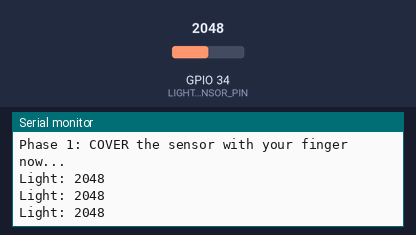
Recording of a sketch running on a simulated ESP32. On the bench: the last lines printed to the serial monitor. The inputs (shaded band) are chosen by the test bench; at power-on: GPIO 34 (LIGHT_SENSOR_PIN) = 2048 (analog values on the 0–4095 scale).

Above: at 1.7 s.
1.8 s: GPIO 34 (LIGHT_SENSOR_PIN) set to 1050
At 2.4 s:
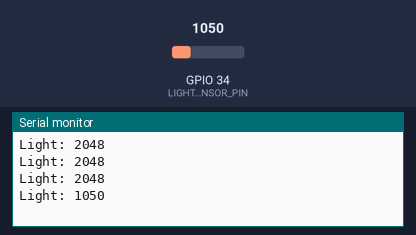
3.3 s: GPIO 34 (LIGHT_SENSOR_PIN) set to 962
At 3.9 s:
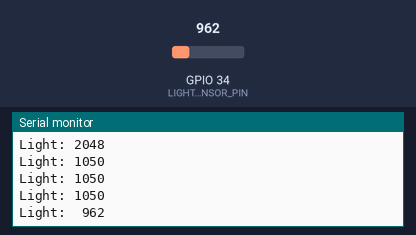
5.5 s: GPIO 34 (LIGHT_SENSOR_PIN) set to 109
At 6.9 s:
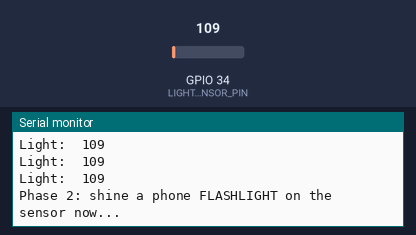
8.0 s: GPIO 34 (LIGHT_SENSOR_PIN) set to 93
At 13.7 s:
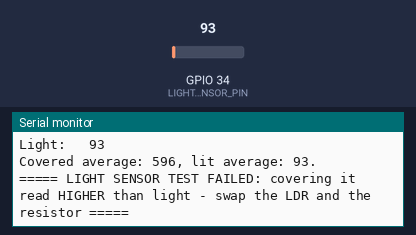

Measured:
- the behaviour switches between 1000 and 999 on GPIO 34 (LIGHT_SENSOR_PIN) (found by bisection; images 1 and 2)
- the behaviour switches between 100 and 99 on GPIO 34 (LIGHT_SENSOR_PIN) (found by bisection; images 3 and 4)
- after the input at 1.8 s, the serial monitor: prints a new line after 0.21 s (image 1)
- after the input at 3.3 s, the serial monitor: prints a new line after 0.21 s (image 2)
- after the input at 5.5 s, the serial monitor: prints a new line at once (image 3)
- after the input at 8.0 s, the serial monitor: prints a new line at once (image 4)

The sketch:

09_light_sensor.ino
```cpp
// Unit test 09 - light sensor (LDR) on an ADC1 pin
//
// STATUS: the LDR is NOT wired on the submitted board (per the instructor's
// guidance the firmware simulates the light value from the control center
// instead). This test is ready for when it is wired; without a sensor GPIO 34
// floats and the test will most likely print FAILED.
//
// Wiring: LDR and a 10 kOhm resistor in series between 3.3V and GND, their
// middle point to GPIO 34 (any ADC1 pin, 32-39 - ADC2 doesn't work while
// Wi-Fi is on).
//
// How it runs, guided by Serial: first kPhaseMs with the sensor COVERED, then
// kPhaseMs with a phone flashlight shining on it. Each phase's reading is the
// average of its last kAveragedWindowMs.
//
// PASS: "===== LIGHT SENSOR TEST PASSED =====" when the lit reading is at least
// kMinRangeToPass above the covered one. FAILED says whether the range was too
// small, or covering it read HIGHER (swap the LDR and the resistor).

#define LIGHT_SENSOR_PIN 34  // the pin to set in ESP32/parameters.h too

namespace {
constexpr uint32_t kSerialBaudRate = 115200;
constexpr int kSamplesPerReading = 8;   // averaged, as light_sensor_utils.cpp
constexpr uint32_t kReportIntervalMs = 500;
constexpr uint32_t kPhaseMs = 6000;            // time given to cover, then to light, the sensor
constexpr uint32_t kAveragedWindowMs = 3000;   // the end of each phase, once the hand/light has settled
constexpr int kMinRangeToPass = 1500;   // flashlight minus covered, out of 4095

enum class Phase { kCover, kLight, kDone };

Phase phase = Phase::kCover;
uint32_t phase_started_ms = 0;
long window_sum = 0;       // readings summed over the current phase's averaging window
int window_count = 0;
int covered_average = 0;

/** One averaged ADC reading, 0-4095. */
int readLight() {
  long sum = 0;
  for (int i = 0; i < kSamplesPerReading; i++) {
    sum += analogRead(LIGHT_SENSOR_PIN);
  }
  return static_cast<int>(sum / kSamplesPerReading);
}

/** Average of the readings collected in the current phase's window. */
int windowAverage() {
  return window_count > 0 ? static_cast<int>(window_sum / window_count) : 0;
}

/** Starts a phase: resets its averaging window and tells the user what to do. */
void startPhase(Phase next_phase, const char* instruction) {
  phase = next_phase;
  phase_started_ms = millis();
  window_sum = 0;
  window_count = 0;
  Serial.println(instruction);
}

/** Prints the PASSED/FAILED verdict from the two averaged readings. */
void reportVerdict(int covered, int lit) {
  Serial.printf("Covered average: %d, lit average: %d.\n", covered, lit);
  if (lit - covered >= kMinRangeToPass) {
    Serial.println("===== LIGHT SENSOR TEST PASSED =====");
  } else if (covered > lit) {
    Serial.println("===== LIGHT SENSOR TEST FAILED: covering it read HIGHER than light - swap the LDR and the resistor =====");
  } else {
    Serial.printf("===== LIGHT SENSOR TEST FAILED: lit minus covered is %d, needs at least %d (wiring? is the flashlight on the sensor?) =====\n",
                  lit - covered, kMinRangeToPass);
  }
}
}  // namespace

/** Sets the ADC up and starts the covered phase. */
void setup() {
  Serial.begin(kSerialBaudRate);
  delay(500);
  analogReadResolution(12);
  analogSetPinAttenuation(LIGHT_SENSOR_PIN, ADC_11db);  // the full 0-3.3 V range
  Serial.println("Unit test 09 - light sensor.");
  startPhase(Phase::kCover, "Phase 1: COVER the sensor with your finger now...");
}

/** Reads twice a second, moves between the two phases and reports the verdict. */
void loop() {
  if (phase == Phase::kDone) {
    return;
  }
  int value = readLight();
  uint32_t elapsed_ms = millis() - phase_started_ms;
  Serial.printf("Light: %4d\n", value);
  if (elapsed_ms >= kPhaseMs - kAveragedWindowMs) {
    window_sum += value;
    window_count++;
  }
  if (elapsed_ms >= kPhaseMs) {
    if (phase == Phase::kCover) {
      covered_average = windowAverage();
      startPhase(Phase::kLight, "Phase 2: shine a phone FLASHLIGHT on the sensor now...");
    } else {
      reportVerdict(covered_average, windowAverage());
      phase = Phase::kDone;
    }
  }
  delay(kReportIntervalMs);
}
```
